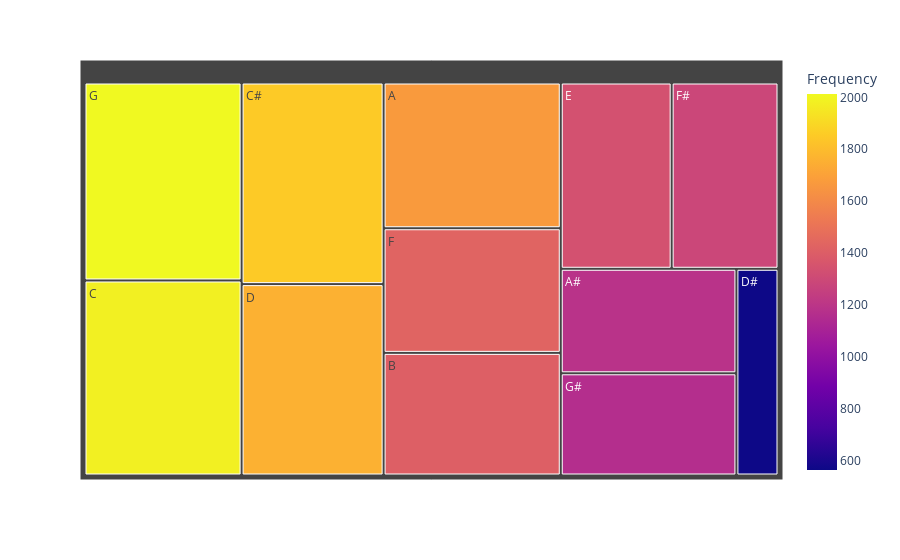

The code cell stored with this chart in its notebook:
### Markdown cell above
### Most Used Key with TreeMap Chart

### Code cell
px.treemap(data_frame=freqKey, path=['Key'], values='Frequency', color='Frequency')

### Figure 1 — Plotly figure (JSON) as saved in the notebook; plotly's stock layout.template omitted (floating-point values rounded to 4 significant figures)
{"data": [{"branchvalues": "total", "customdata": [[1671], [1188], [1406], [1983], [1853], [1759], [563], [1337], [1429], [1288], [2013], [1162]], "domain": {"x": [0, 1], "y": [0, 1]}, "hovertemplate": "labels=%{label}<br>Frequency_sum=%{value}<br>parent=%{parent}<br>id=%{id}<br>Frequency=%{color}<extra></extra>", "ids": ["A", "A#", "B", "C", "C#", "D", "D#", "E", "F", "F#", "G", "G#"], "labels": ["A", "A#", "B", "C", "C#", "D", "D#", "E", "F", "F#", "G", "G#"], "marker": {"coloraxis": "coloraxis", "colors": [1671, 1188, 1406, 1983, 1853, 1759, 563, 1337, 1429, 1288, 2013, 1162]}, "name": "", "parents": ["", "", "", "", "", "", "", "", "", "", "", ""], "type": "treemap", "values": [1671, 1188, 1406, 1983, 1853, 1759, 563, 1337, 1429, 1288, 2013, 1162]}], "layout": {"coloraxis": {"colorbar": {"title": {"text": "Frequency"}}, "colorscale": [[0, "#0d0887"], [0.1111, "#46039f"], [0.2222, "#7201a8"], [0.3333, "#9c179e"], [0.4444, "#bd3786"], [0.5556, "#d8576b"], [0.6667, "#ed7953"], [0.7778, "#fb9f3a"], [0.8889, "#fdca26"], [1, "#f0f921"]]}, "legend": {"tracegroupgap": 0}, "margin": {"t": 60}}}
